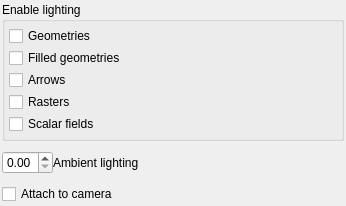
<?xml version="1.0" encoding="UTF-8"?>
<ui version="4.0">
 <class>LightingWidget</class>
 <widget class="QWidget" name="LightingWidget">
  <property name="geometry">
   <rect>
    <x>0</x>
    <y>0</y>
    <width>346</width>
    <height>206</height>
   </rect>
  </property>
  <property name="windowTitle">
   <string>Form</string>
  </property>
  <layout class="QVBoxLayout" name="verticalLayout_2">
   <property name="spacing">
    <number>4</number>
   </property>
   <property name="margin">
    <number>2</number>
   </property>
   <item>
    <widget class="QGroupBox" name="enable_lighting_group_box">
     <property name="title">
      <string>Enable lighting</string>
     </property>
     <layout class="QVBoxLayout" name="verticalLayout">
      <property name="spacing">
       <number>2</number>
      </property>
      <property name="margin">
       <number>4</number>
      </property>
      <item>
       <widget class="QCheckBox" name="enable_lighting_geometry_on_sphere">
        <property name="text">
         <string>Geometries</string>
        </property>
       </widget>
      </item>
      <item>
       <widget class="QCheckBox" name="enable_lighting_filled_geometry_on_sphere">
        <property name="text">
         <string>Filled geometries</string>
        </property>
       </widget>
      </item>
      <item>
       <widget class="QCheckBox" name="enable_lighting_arrow">
        <property name="text">
         <string>Arrows</string>
        </property>
       </widget>
      </item>
      <item>
       <widget class="QCheckBox" name="enable_lighting_raster">
        <property name="text">
         <string>Rasters</string>
        </property>
       </widget>
      </item>
      <item>
       <widget class="QCheckBox" name="enable_lighting_scalar_field">
        <property name="text">
         <string>Scalar fields</string>
        </property>
       </widget>
      </item>
     </layout>
    </widget>
   </item>
   <item>
    <layout class="QHBoxLayout" name="horizontalLayout">
     <property name="spacing">
      <number>0</number>
     </property>
     <item>
      <widget class="QDoubleSpinBox" name="ambient_lighting_spin_box">
       <property name="maximum">
        <double>1.000000000000000</double>
       </property>
       <property name="singleStep">
        <double>0.050000000000000</double>
       </property>
      </widget>
     </item>
     <item>
      <widget class="QLabel" name="ambient_lighting_label">
       <property name="text">
        <string>Ambient lighting</string>
       </property>
      </widget>
     </item>
     <item>
      <spacer name="horizontalSpacer">
       <property name="orientation">
        <enum>Qt::Horizontal</enum>
       </property>
       <property name="sizeHint" stdset="0">
        <size>
         <width>40</width>
         <height>20</height>
        </size>
       </property>
      </spacer>
     </item>
    </layout>
   </item>
   <item>
    <widget class="QCheckBox" name="light_direction_attached_to_view_frame_check_box">
     <property name="text">
      <string>Attach to camera</string>
     </property>
    </widget>
   </item>
  </layout>
 </widget>
 <resources/>
 <connections/>
</ui>
